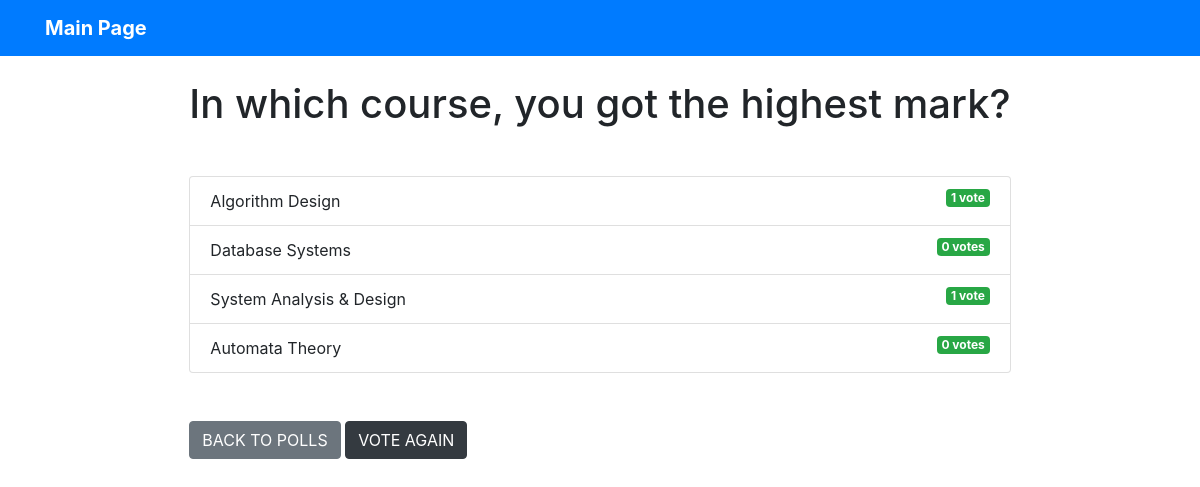
Screenshot of /polls/3/results/ with the database file from the repository.
### poll/models.py (models this page shows, shortened)
class Question(models.Model):
    question_text = models.CharField(max_length=256)
    published_date = models.DateTimeField(default=timezone.now,)

class Choice(models.Model):
    question = models.ForeignKey(Question, on_delete = models.CASCADE)
    choice_text = models.CharField(max_length = 256)
    votes = models.IntegerField(default = 0)

### poll/views.py (the view)
# urls.py: path('polls/<int:question_id>/results/', results, name='results'),
def results(request, question_id):
    question = get_object_or_404(Question, pk = question_id)
    return render(request, 'poll/results.html', {'question': question})

### templates/poll/results.html (shortened to what this page needs)
{% extends 'base.html' %}
{% block content %}
<h1 class="mb-5 text-center">{{question.question_text}}</h1>
<ul class="list-group mb-5">
    {% for choice in question.choice_set.all %}
    <li class="list-group-item">
        {{ choice.choice_text }} <span class="badge badge-success float-right">{{choice.votes}} vote{{choice.votes | pluralize}}</span>
    </li>
    {% endfor %}
</ul>
<a class="btn btn-secondary" href="{% url 'poll:index' %}">BACK TO POLLS</a>
<a class="btn btn-dark" href="{% url 'poll:detail' question.id %}">VOTE AGAIN</a>
{% endblock %}

### rows the page displays
Question: question_text "In which course, you got the highest mark?"
Choice: choice_text "Algorithm Design", votes "1"
Choice: choice_text "Database Systems", votes "0", votes|pluralize "s"
Choice: choice_text "System Analysis & Design", votes "1"
Choice: choice_text "Automata Theory", votes "0", votes|pluralize "s"
